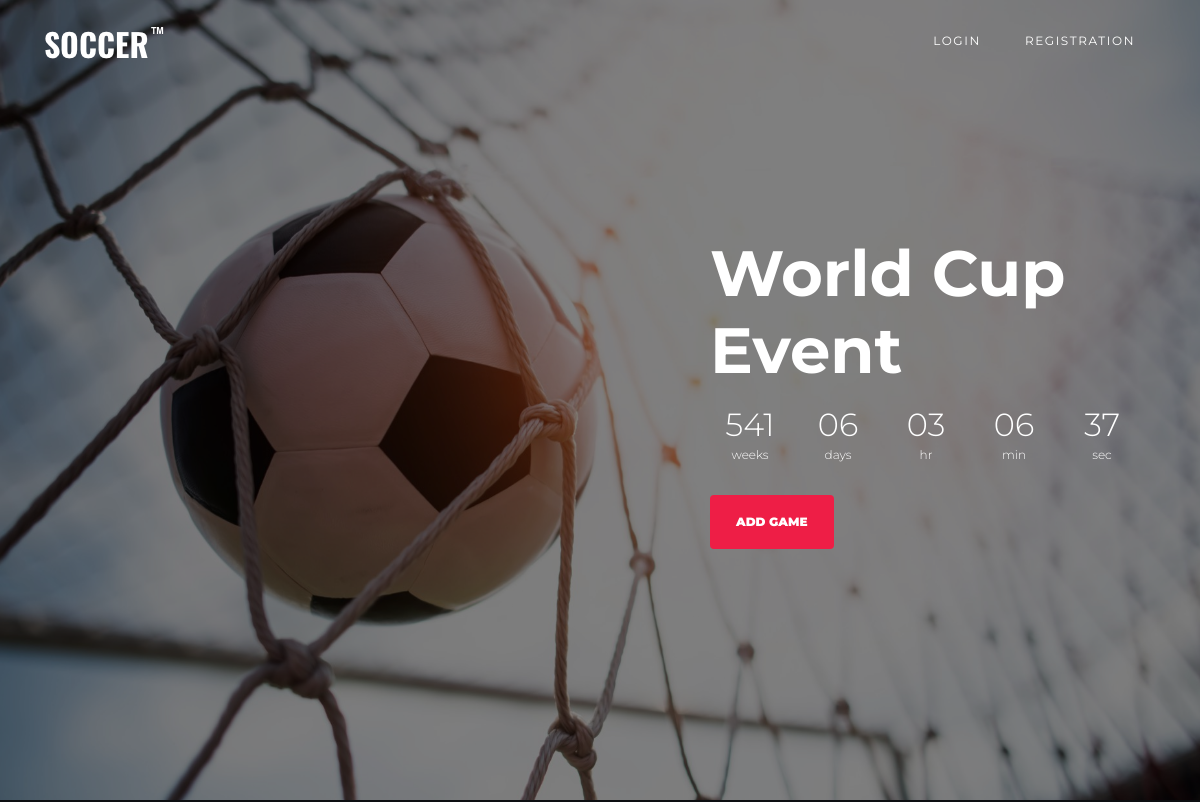
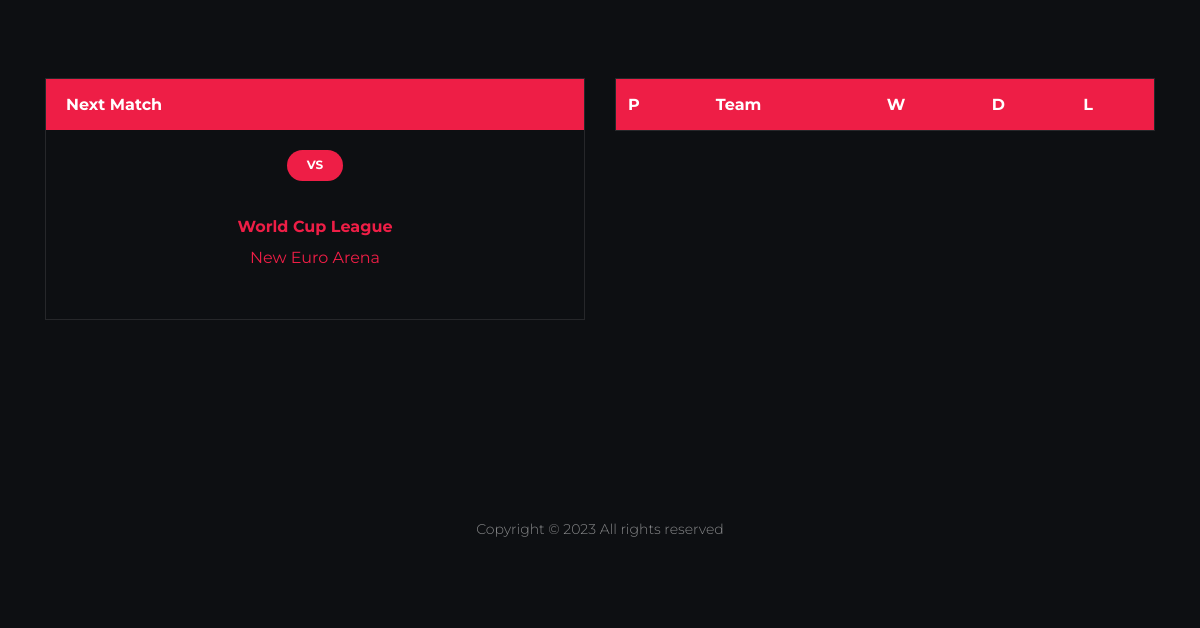
The app's page /, older data (2 pictures, top to bottom).
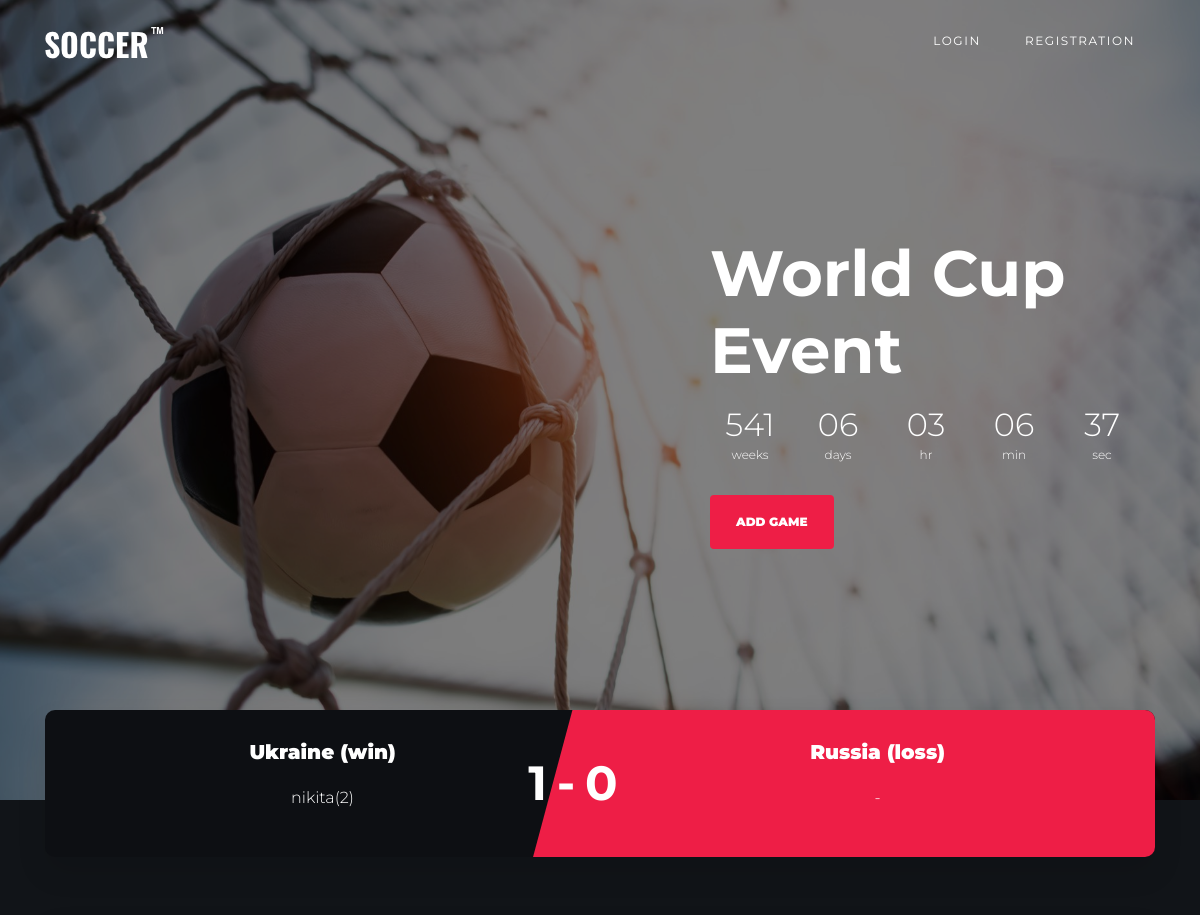
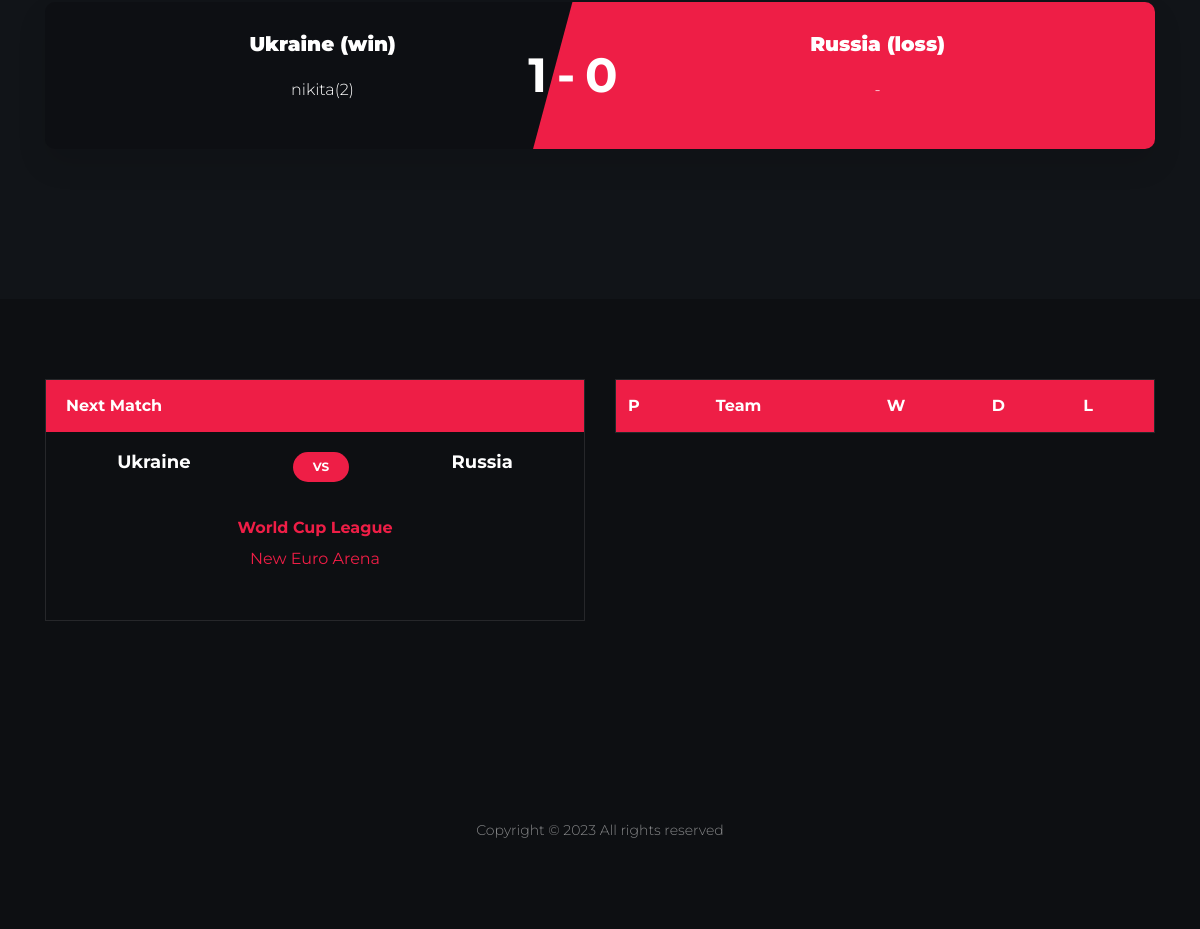
The same page, newer data (2 pictures, top to bottom).
### footballApp/models.py (models this page shows, shortened)
class Game(models.Model):
    firstTeam = models.CharField(max_length=20, blank=False)
    firstTeamStatus = models.CharField(max_length=5, blank=False)
    goalsFirstTeam = models.IntegerField(default=0)
    playersFirstTeam = models.CharField(max_length=300, blank=False)
    secondTeam = models.CharField(max_length=20, blank=False)
    secondTeamStatus = models.CharField(max_length=5, blank=False)
    goalsSecondTeam = models.IntegerField(default=0)
    playersSecondTeam = models.CharField(max_length=300, blank=False)
    eventOwner = models.CharField(max_length=20, blank=False)
    eventStatus = models.CharField(max_length=20, blank=False)

### footballApp/views.py (the view)
# urls.py: path('', indexPage, name="index"),
def indexPage(request):
    games = Game.objects.all()
    teams = Team.objects.all()
    nextGame = Game.objects.filter(eventStatus='not finished').first()
    numberOfElements = Game.objects.all().count()
    if numberOfElements:
        gameStatus = Game.objects.first().eventStatus
    if numberOfElements > 3 and gameStatus == "finished":
        Game.objects.first().delete()
    return render(request, 'index.html', {'games': games, 'teams': teams, 'nextGame': nextGame})

### footballApp/templatetags/split.py (called while the page is built)
@register.filter
def split(data, splitter=","):
    return data.split(splitter)

### templates/index.html (shortened to what this page needs)
{% load static %}
{% load split %}
<!DOCTYPE html>
<html lang="en">
<head>
  <link rel="stylesheet" href="{% static 'fonts/icomoon/style.css' %}">
  <link rel="stylesheet" href="{% static 'css/bootstrap/bootstrap.css' %}">
  <link rel="stylesheet" href="{% static 'css/jquery-ui.css' %}">
  <link rel="stylesheet" href="{% static 'css/owl.carousel.min.css' %}">
  <link rel="stylesheet" href="{% static 'css/owl.theme.default.min.css' %}">
  <link rel="stylesheet" href="{% static 'css/owl.theme.default.min.css' %}">
  <link rel="stylesheet" href="{% static 'css/jquery.fancybox.min.css' %}">
  <link rel="stylesheet" href="{% static 'css/bootstrap-datepicker.css' %}">
  <link rel="stylesheet" href="{% static 'fonts/flaticon/font/flaticon.css' %}">
  <link rel="stylesheet" href="{% static 'css/aos.css' %}">
  <link rel="stylesheet" href="{% static 'css/style.css' %}">
</head>
<body>
  <div class="site-wrap">
    <header class="site-navbar py-4" role="banner">
      <div class="container">
        <div class="d-flex align-items-center">
          <div class="site-logo">
            <a href="{% url 'index' %}">
              <img src="{% static 'images/logo.png' %}" alt="Logo">
            </a>
          </div>
          <div class="ml-auto">
            <nav class="site-navigation position-relative text-right" role="navigation">
              <ul class="site-menu main-menu js-clone-nav mr-auto d-none d-lg-block">
                {% if user.is_authenticated %}
                  <li><a href="{% url 'logout' %}" class="nav-link">{{ user }}</a></li>
                {% else %}
                  <li><a href="{% url 'login' %}" class="nav-link">Login</a></li>
                  <li><a href="{% url 'registration' %}" class="nav-link">Registration</a></li>
                {% endif %}
              </ul>
            </nav>
          </div>
        </div>
      </div>
    </header>
    <div class="hero overlay" style="background-image: url('static/images/bg_3.jpg');">
      <div class="container">
        <div class="row align-items-center">
          <div class="col-lg-5 ml-auto">
            <h1 class="text-white">World Cup Event</h1>
            <div id="date-countdown"></div>
            <p>
              <a href="{% url 'addgame' %}" class="btn btn-primary py-3 px-4 mr-3">Add game</a>
            </p>
          </div>
        </div>
      </div>
    </div>
    {% for game in games %}
      <div class="container" style="margin-bottom: 150px;">
        <div class="row">
          <div class="col-lg-12">
            <div class="d-flex team-vs">
              <span class="score">{{ game.goalsFirstTeam }}-{{ game.goalsSecondTeam }}</span>
              <div class="team-1 w-50">
                <div class="team-details w-100 text-center">
                  <h3>{{ game.firstTeam }} <span>({{ game.firstTeamStatus }})</span></h3>
                  <ul class="list-unstyled">
                    {% for playerFirstTeam in game.playersFirstTeam|split %}
                      <li>{{ playerFirstTeam }}</li>
                    {% endfor %}
                  </ul>
                </div>
              </div>
              <div class="team-2 w-50">
                <div class="team-details w-100 text-center">
                  <h3>{{ game.secondTeam }} <span>({{ game.secondTeamStatus }})</span></h3>
                    <ul class="list-unstyled">
                      {% for playerSecondTeam in game.playersSecondTeam|split %}
                        <li>{{ playerSecondTeam }}</li>
                      {% endfor %}
                    </ul>
                </div>
              </div>
            </div>
          </div>
        </div>
      </div>
    {% endfor %}
    <div class="site-section bg-dark">
      <div class="container">
        <div class="row">
          <div class="col-lg-6">
            <div class="widget-next-match">
              <div class="widget-title">
                <h3>Next Match</h3>
              </div>
              <div class="widget-body mb-3">
                <div class="widget-vs">
                  <div class="d-flex align-items-center justify-content-around justify-content-between w-100">
                    <div class="team-1 text-center">
                      <h3>{{ nextGame.firstTeam }}</h3>
                    </div>
                    <div>
                      <span class="vs"><span>VS</span></span>
                    </div>
                    <div class="team-2 text-center">
                      <h3>{{ nextGame.secondTeam }}</h3>
                    </div>
                  </div>
                </div>
              </div>
              <div class="text-center widget-vs-contents mb-4">
                <h4>World Cup League</h4>
                <p class="mb-5">
                  <strong class="text-primary">New Euro Arena</strong>
                </p>
              </div>
            </div>
          </div>
          <div class="col-lg-6">
            <div class="widget-next-match">
              <table class="table custom-table">
                <thead>
                  <tr>
                    <th>P</th>
                    <th>Team</th>
                    <th>W</th>
                    <th>D</th>
                    <th>L</th>
                  </tr>
                </thead>
              </table>
            </div>
          </div>
        </div>
      </div>
    </div>
    <footer class="footer-section">
      <div class="container">
        <div class="row text-center">
          <div class="col-md-12">
            <div class=" pt-5">
              <p>
                Copyright &copy;
                 All rights reserved
              </p>
            </div>
          </div>
        </div>
      </div>
    </footer>
  </div>
</body>
</html>

### static/css/style.css (style rules this page uses)
body { line-height: 1.7; color: gray; font-weight: 300; background-color: #222831; font-size: 16px; }
a { -webkit-transition: .3s all ease; -o-transition: .3s all ease; transition: .3s all ease; }
h1, h2, h3, h4, h5, .h1, .h2, .h3, .h4, .h5 { font-family: "Montserrat", -apple-system, BlinkMacSystemFont, "Segoe UI", Roboto, "Helvetica Neue", Arial, sans-serif, "Apple Color Emoji", "Segoe UI Emoji", "Segoe UI Symbol", "Noto Color Emoji"; color: #fff; }
.site-wrap:before { display: none; -webkit-transition: .3s all ease-in-out; -o-transition: .3s all ease-in-out; transition: .3s all ease-in-out; background: rgba(0, 0, 0, 0.6); content: ""; position: absolute; z-index: 2000; top: 0; left: 0; right: 0; bottom: 0; opacity: 0; visibility: hidden; }
.btn { text-transform: uppercase; font-size: 12px; font-weight: 900; border-width: 2px; }
.site-section { padding: 2.5em 0; }
@media (min-width: 768px) { .site-section { padding: 5em 0; } }
.site-logo { position: relative; font-weight: 900; font-size: 1.3rem; }
.site-logo a { color: #fff; }
.site-navbar { margin-bottom: 0px; z-index: 1999; position: absolute; width: 100%; }
.site-navbar .site-navigation .site-menu { margin-bottom: 0; }
.site-navbar .site-navigation .site-menu a { text-decoration: none !important; display: inline-block; }
.site-navbar .site-navigation .site-menu > li { display: inline-block; }
.site-navbar .site-navigation .site-menu > li > a { padding: 5px 20px; color: #fff; font-size: 12px; letter-spacing: .1rem; text-transform: uppercase; font-weight: 400; display: inline-block; text-decoration: none !important; }
.site-mobile-menu .site-nav-wrap { padding: 0; margin: 0; list-style: none; position: relative; }
.site-mobile-menu .site-nav-wrap a { padding: 10px 20px; display: block; position: relative; color: #212529; }
.site-mobile-menu .site-nav-wrap li { position: relative; display: block; }
.site-mobile-menu .site-nav-wrap > li { display: block; position: relative; float: left; width: 100%; }
.site-mobile-menu .site-nav-wrap > li > a { padding-left: 20px; font-size: 20px; }
.hero { background-size: cover; background-position: center center; }
.hero, .hero > .container > .row { height: 100vh; min-height: 500px; }
.hero.overlay:before { content: ""; position: absolute; background: rgba(0, 0, 0, 0.5); top: 0; left: 0; right: 0; bottom: 0; }
.hero h1 { font-weight: 700; font-size: 4rem; }
.hero p { color: rgba(255, 255, 255, 0.7); }
#date-countdown { margin-bottom: 20px; }
.team-vs { background-color: #0d0f13; overflow: hidden; border-radius: 10px; margin-top: -90px; position: relative; -webkit-box-shadow: 0 15px 30px 0 rgba(0, 0, 0, 0.1); box-shadow: 0 15px 30px 0 rgba(0, 0, 0, 0.1); }
.team-vs .score { position: absolute; top: 50%; left: 48%; -webkit-transform: translate(-50%, -50%); -ms-transform: translate(-50%, -50%); transform: translate(-50%, -50%); color: #fff; font-size: 3rem; font-weight: 700; z-index: 2; letter-spacing: .2em; }
.team-vs h3 { font-size: 20px; color: #fff; font-weight: 900; margin-bottom: 20px; }
.team-vs ul { color: #fff; }
.team-vs .team-details { position: relative; z-index: 2; }
.team-vs .team-1, .team-vs .team-2 { padding: 30px; }
.team-vs .team-2 { position: relative; }
.team-vs .team-2:before { position: absolute; background: #f6d743; background: #ee1e46; content: ""; left: -12%; right: 0; top: 0; width: 200%; height: 200%; -webkit-transform: skew(-15deg); -ms-transform: skew(-15deg); transform: skew(-15deg); }
.widget-next-match { border: 1px solid rgba(255, 255, 255, 0.1); }
.widget-vs { width: 100%; }
.widget-vs h3 { color: #fff; font-weight: 700; font-size: 18px; }
.widget-vs .vs > span { display: inline-block; font-size: 12px; background: #ee1e46; padding: 5px 20px; border-radius: 30px; color: #fff; font-weight: 700; }
.widget-vs-contents { padding-bottom: 0px; }
.widget-vs-contents h4 { color: #ee1e46; font-size: 16px; font-weight: 700; }
.widget-title { padding: 16px 20px; color: #fff; background-color: #ee1e46; }
.widget-title h3 { margin: 0; padding: 0; font-size: 16px; color: #fff; font-weight: 700; }
.widget-body { padding: 20px; }
.custom-table { margin-bottom: 0; }
.custom-table thead tr th { background: #ee1e46; color: #fff; border: none; }
.footer-section { padding: 70px 0; font-size: 14px; color: rgba(255, 255, 255, 0.5); background: #1a1e25; }
.bg-dark { background: #1a1e25 !important; }

Row changes from the older to the newer data that the page shows:
added Game: goalsFirstTeam "1", goalsSecondTeam "0", firstTeam "Ukraine", firstTeamStatus "win", playersFirstTeam "nikita(2)", secondTeam "Russia", secondTeamStatus "loss", playersSecondTeam "-"
added Game: goalsFirstTeam "1", goalsSecondTeam "0", firstTeam "Ukraine", firstTeamStatus "win", playersFirstTeam "nikita(2)", secondTeam "Russia", secondTeamStatus "loss", playersSecondTeam "-"
